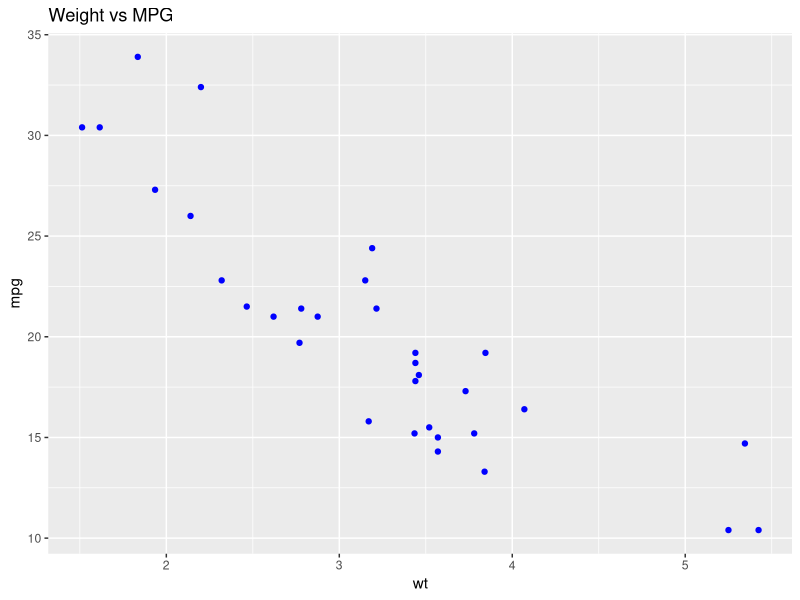

Recreate this plot in R.
library(tidyverse)



df2 <- mtcars



p <- df2 |>
  ggplot(data = mtcars, mapping = aes(x = wt, y = mpg)) +
  geom_point(color = "blue") +
  labs(title = "Weight vs MPG")


p
